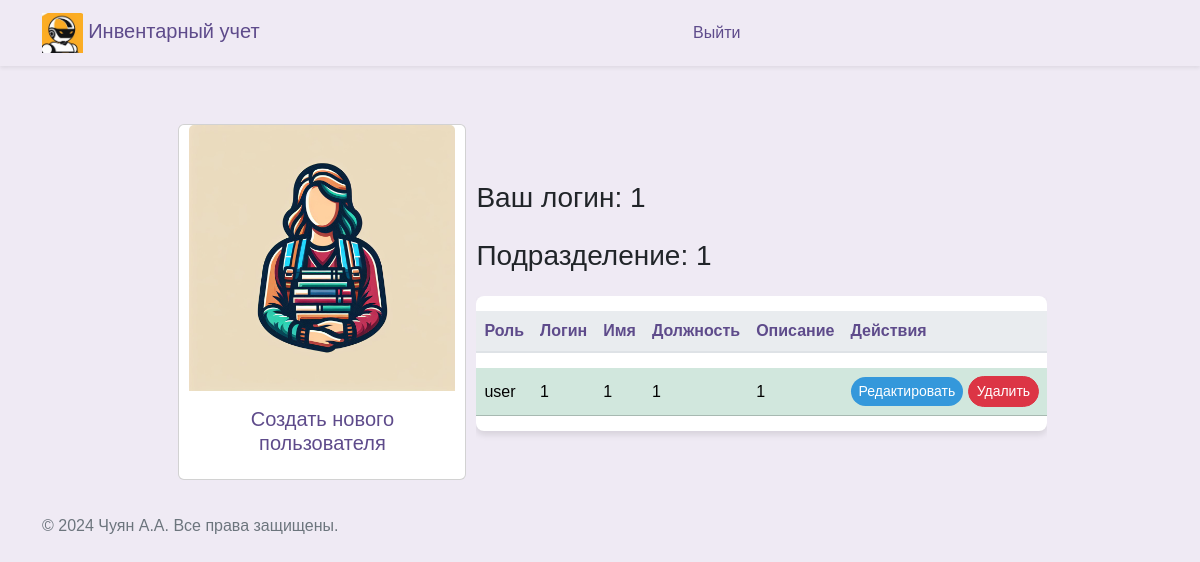
Before: /workers (signed in) with the older database file.
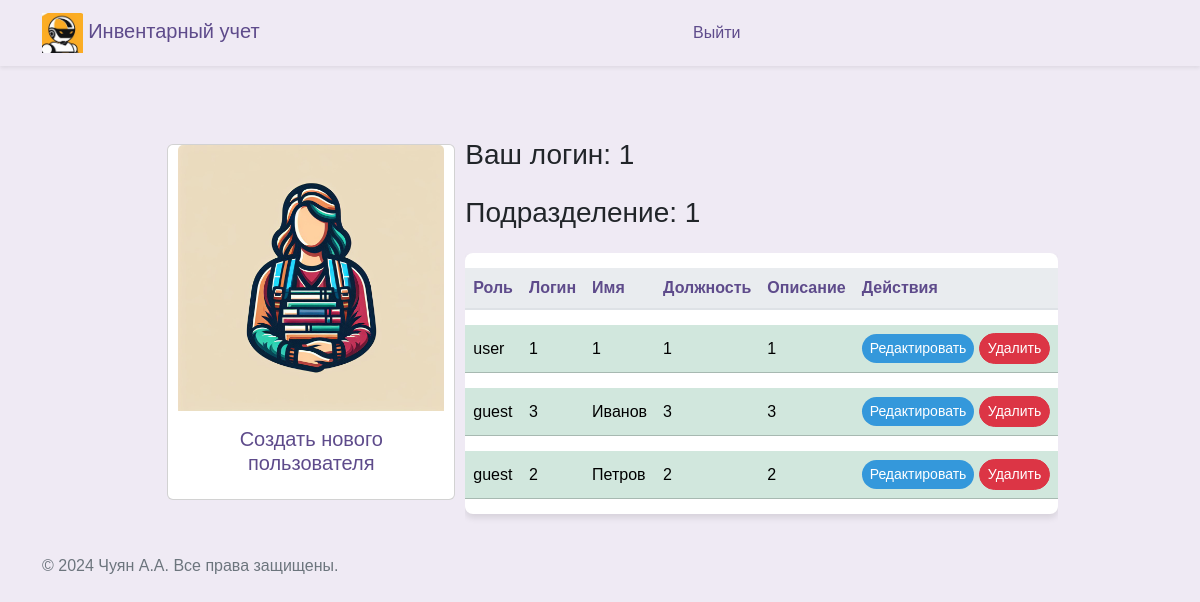
After: the same page with the newer database file.
### src/database/models.py (models this page shows)
class Worker(Base):
    __tablename__ = "worker"
    id = Column(Integer, primary_key=True)
    role = Column(Enum(Role), default=Role.guest)
    login = Column(String)
    name = Column(String)
    password = Column(String)
    department = Column(String)
    position = Column(String)
    description = Column(String, default=None)
    conn_worker_inventory = relationship(
        "Inventory", back_populates="conn_inventory_worker"
    )

### src/frontend/router.py (the view)
@router.get("/workers")
async def get_workers(
    request: Request,
    worker: Worker = Depends(get_worker_or_redirect),
    session: AsyncSession = Depends(get_session),
):
    data = await CRUDWorker.get_all(session)
    return templates.TemplateResponse(
        "workers/index.html",
        {"request": request, "worker": worker, "data": data},
    )

### src/frontend/template/workers/index.html (shortened to what this page needs)
{% extends "base/base.html" %}
{% block content %}
<div class="d-flex flex-wrap justify-content-center align-items-center">
  <a class="nav-link " href="#"
  data-bs-toggle="modal"
  data-bs-target="#createWorkerModal"
  data-bs-workerdepartment= "{{worker.department}}"
  >
    <div class="card" style="width: 18rem; margin: 10px;">
      <img src="../assets/img/workers.jpg" class="card-img-top" alt="...">
      <div class="card-body">
        <h5 class="card-title" style="text-align: center;">Создать нового пользователя</h5>
    </div>
  </a>
</div>
<div class="row">
  <div class="col-12">
    <h3 class="mb-4">Ваш логин: {{ worker.login }}</h3>
    <h3 class="mb-4">Подразделение: {{ worker.department }}</h3>
    <div class="table-responsive">
      <table class="table table-hover table-shadow table-rounded">
        <thead>
          <tr>
            <th scope="col" >Роль</th>
            <th scope="col" >Логин</th>
            <th scope="col" >Имя</th>
            <th scope="col" >Должность</th>
            <th scope="col" >Описание</th>
            <th scope="col" >Действия</th>
          </tr>
        </thead>
        <tbody>
          {% for worker_tuple in data %}
            {% set workers = worker_tuple %}
              {% if workers.department == worker.department %}
                <tr class="table-success">
                  <td>{{ workers.role.name }}</td>
                  <td>{{ workers.login }}</td>
                  <td>{{ workers.name }}</td>
                  <td>{{ workers.position }}</td>
                  <td>{{ workers.description }}</td>
                  <td>
                    <button type="button" class="btn btn-primary btn-sm" style="background-color: #3498db; color: white;"
                      data-bs-toggle="modal"
                      data-bs-target="#updateModal"
                      data-bs-workername="{{workers.name}}"
                      data-bs-workerlogin="{{workers.login}}"
                      data-bs-workerposition="{{workers.position}}"
                      data-bs-workerdescription="{{workers.description}}"
                      data-bs-workerid= "{{workers.id}}"
                      data-bs-workerdepartment= "{{workers.department}}"
                      data-bs-workerrole= "{{workers.role}}">
                      Редактировать
                    </button>
                    <button type="button" class="btn btn-danger btn-sm" style="color: white;"
                      onclick="deleteWorker('{{ workers.id }}')">
                      Удалить
                    </button>
                  </td>
                </tr>
                {% endif %}
          {% endfor %}
        </tbody>
      </table>
    </div>
  </div>
</div>
{% endblock %}

### src/frontend/template/base/base.html (shortened to what this page needs)
<!DOCTYPE html>
<html lang="ru">
<head>{% include 'base/head.html' %}</head>
<body>
  {% include 'base/nav.html' %}
  <div class="container my-5">
    {% block content %}{% endblock %}
  </div>
  {% include 'base/footer.html' %}
</body>
</html>

### src/frontend/template/base/head.html (shortened to what this page needs)
<head>
  <link rel="stylesheet" href="/assets/css/bootstrap.min.css">
  <link href="/assets/css/select2.min.css" rel="stylesheet" />
  <link rel="stylesheet" href="/assets/css/base.css">
</head>

### src/frontend/template/base/nav.html
<nav class="navbar navbar-expand-lg navbar-light shadow-sm">
    <div class="container">
      <a class="navbar-brand" href="/">
        <img src="/assets/img/logo_min.jpg" alt="Педагог Logo" id="brand-logo" style="max-height: 40px;"> Инвентарный учет
      </a>
      <div class="collapse navbar-collapse" id="navbarNav">
        {% if user %}
        <ul class="navbar-nav mx-auto">
          {% if worker.role == 'admin' %}
          <li class="nav-item {% if request_path == '/worker' %}active{% endif %}">
            <a class="nav-link" href="/worker">Кабинет администратора</a>
          </li>
          {% endif %}
          {% if worker.role == 'user' %}
          <li class="nav-item {% if request_path == '/prepod' %}active{% endif %}">
            <a class="nav-link" href="/prepod">Кабинет ответсвтенного за учет</a>
          </li>
          {% endif %}
        </ul>
        {% else %}
        <ul class="navbar-nav mx-auto ml-md-auto">
          <li class="nav-item {% if request_path == '/auth' %}active{% endif %}">
            <a class="nav-link" href="/logout">Выйти</a>
          </li>
        </ul>
        {% endif %}
      </div>
    </div>
</nav>

### src/frontend/template/base/footer.html
﻿<footer>
  <p>&copy; 2024 Чуян А.А. Все права защищены.</p>
</footer>

### src/frontend/assets/css/base.css (style rules this page uses)
body { margin: 0; font-family: 'Nunito Sans', Arial, sans-serif; background-color: #efeaf4; }
.navbar { background-color: rgb(255, 255, 255), 255, 255); box-shadow: 0 4px 6px rgba(0, 0, 0, 0.1); }
.navbar-brand, .nav-link { color: #5e4b8b !important; }
.nav-link { margin: 0 10px; border-radius: 20px; transition: background-color 0.3s, color 0.3s; }
p { color: #6c757d; }
.table { background-color: #ffffff; color: #5e4b8b; border-collapse: separate; border-spacing: 0 15px; }
.table th, .table td { border-top: none !important; vertical-align: middle; }
.table thead th { background-color: #e9ecef; color: #5e4b8b; border-bottom: 2px solid #dee2e6; }
.table .btn, .table a { color: #7e57c2; transition: color 0.3s; }
.table td { padding: .5rem; }
.table-rounded { border-radius: .5rem; overflow: hidden; }
.table-shadow { box-shadow: 0 4px 6px rgba(0, 0, 0, 0.1); }
.btn { border-radius: 20px; }
.btn-primary { background-color: #8e44b0; border: none; color: #ffffff; transition: background-color 0.3s, color 0.3s, box-shadow 0.3s; }

Changed rows visible on the page:
added Worker: role.name "guest", login "3", name "Иванов", position "3", description "3"
added Worker: role.name "guest", login "2", name "Петров", position "2", description "2"
